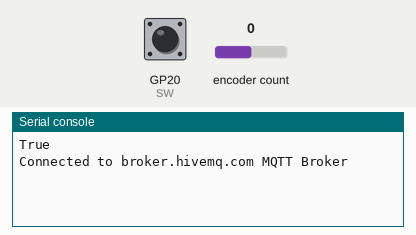
Simulated run of this program. Board: Raspberry Pi Pico running MicroPython. Shown: the last lines printed to the serial console. Inputs (shaded band) come from the test bench; at power-on: encoder count 0, GP20 (SW) HIGH. WiFi joins after 1.5 s; no MQTT or app messages arrive unless stated.

Above: at 6.3 s.
6.4 s: encoder count set to 1
At 8.0 s:
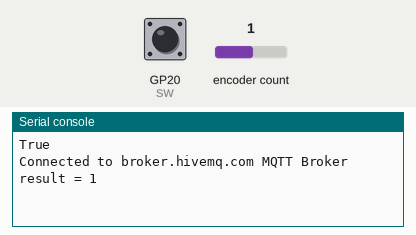
8.6 s: GP20 (SW) pulled LOW for 1.15 s
At 9.6 s:
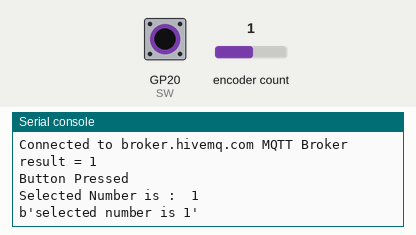
11.2 s: encoder count set to 2
At 12.5 s:
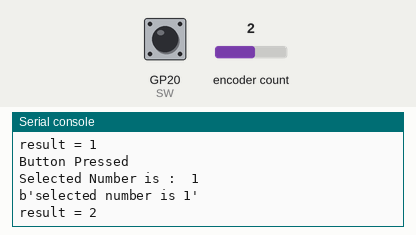
12.7 s: GP20 (SW) pulled LOW for 1.15 s
At 14.2 s:
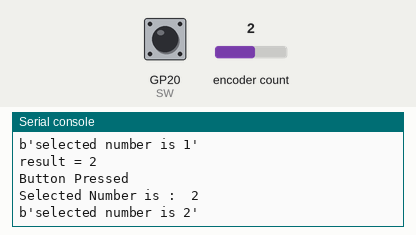

Measured:
- after the input at 6.4 s, the serial console: prints a new line after 0.75 s (image 1)
- after the input at 8.6 s, the serial console: prints a new line after 0.55 s (image 2)
- after the input at 11.2 s, the serial console: prints a new line after 0.55 s (image 3)
- after the input at 12.7 s, the serial console: prints a new line after 1.1 s (image 4)

The program:

mqtt_rotary.py
```python
# import libraries
import network
from time import sleep
from umqtt.simple import MQTTClient
from machine import Pin
from rotary_irq_rp2 import RotaryIRQ

# log into WiFi network
wlan = network.WLAN(network.STA_IF)
wlan.active(True)
wlan.connect("SSID", "PASSWORD")
sleep(5)
print(wlan.isconnected())

# Define SW pin
SW=Pin(20,Pin.IN,Pin.PULL_UP)

# Define RotaryIRQ
r = RotaryIRQ(pin_num_clk=18, pin_num_dt=19, min_val=0, reverse=False, range_mode=RotaryIRQ.RANGE_UNBOUNDED)

# Define value
val_old = r.value()

# Define server, topic
mqtt_server = 'broker.hivemq.com'
client_id = 'bigles'
topic_pub = b'Me'

# Connect to server

def mqtt_connect():
    client = MQTTClient(client_id, mqtt_server, keepalive=3600)
    client.connect()
    print('Connected to %s MQTT Broker'%(mqtt_server))
    return client

# Reconnect if failed
def reconnect():
    print('Failed to connect to the MQTT Broker. Reconnecting...')
    sleep(5)
    machine.reset()

try:
    client = mqtt_connect()
except OSError as e:
    reconnect()

# Print values when Encoder is moved
while True:
    val_new = r.value()
    if SW.value()==0:
        print("Button Pressed")
        print("Selected Number is : ",val_new)
        print(b'selected number is {}'.format(val_new))
        client.publish(topic_pub, b'selected number is {}'.format(val_new))
    while SW.value()==0:
        continue
    if val_old != val_new:
        val_old = val_new
        print('result =', val_new)
    sleep(2)
```
